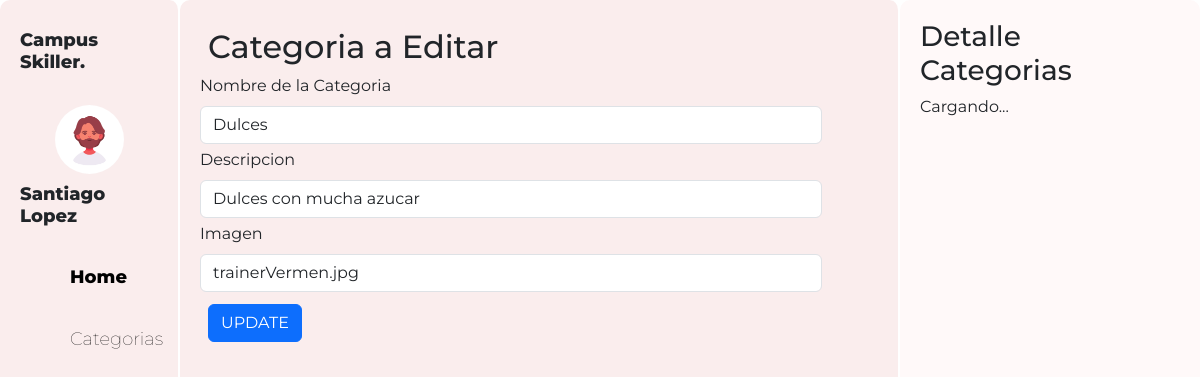
The app's page /Categorias/editarCategorias.php?Categoria_ID=1 with its own data.
### tables this page shows
CREATE TABLE `categoria` (
  `Categoria_ID` int PRIMARY KEY AUTO_INCREMENT NOT NULL,
  `Categoria_Nombre` varchar(60) NOT NULL,
  `Descripcion` varchar(120) NOT NULL,
  `Imagen` mediumblob
);

### Categorias/categoria.php (called while the page is built, shortened)
<?php
    class Categoria{
        private $Categoria_ID;
        protected $dbCnx;
        public function __construct($Categoria_ID=0,$Categoria_Nombre="",$Descripcion="",$Imagen=""){
            $this->Categoria_ID = $Categoria_ID;
            $this->dbCnx = new PDO(DB_TYPE . ":host=" . DB_HOST . ";dbname=" . DB_NAME, DB_USER, DB_PWD, [PDO::ATTR_DEFAULT_FETCH_MODE => PDO::FETCH_ASSOC]);
        }
        public function setCategoria_ID($Categoria_ID){
            $this->Categoria_ID = $Categoria_ID;
        }
        public function selectOne(){
            try {
                $stm = $this->dbCnx->prepare("SELECT * FROM categoria WHERE Categoria_ID=?");
                $stm->execute([$this->Categoria_ID]);
                return $stm->fetchAll();
            } catch (Exception $e) {
                $e -> getMessage();
            }
        }
    }
?>

### Categorias/editarCategorias.php (the view, shortened to what this page needs)
<?php
    require_once("categoria.php");
    $data = new Categoria();
    $Categoria_ID = $_GET['Categoria_ID'];
    $data->setCategoria_ID($Categoria_ID);
    $record = $data->selectOne();
    $val = $record[0];
    $imagenPath = "../images/";
    $imagenes = scandir($imagenPath);
?>
<!DOCTYPE html>
<html>
<head>
  <link rel="stylesheet" href="https://cdn.jsdelivr.net/npm/bootstrap-icons@1.10.5/font/bootstrap-icons.css%22%3E">
  <link href="https://cdn.jsdelivr.net/npm/bootstrap@5.3.0-alpha3/dist/css/bootstrap.min.css" rel="stylesheet"
>
  <link rel="stylesheet" type="text/css" href="../css/estudiantes.css">
</head>
<body>
  <div class="contenedor">
    <div class="parte-izquierda">
      <div class="perfil">
        <h3 style="margin-bottom: 2rem;">Campus Skiller.</h3>
        <img src="../images/Diseño sin título.png" alt="" class="imagenPerfil">
        <h3 >Santiago Lopez</h3>
      </div>
      <div class="menus">
        <a href="home.html" style="display: flex;gap:2px;">
          <h3 style="margin: 0px;font-weight: 800;">Home</h3>
        </a>
        <a href="categorias.php" style="display: flex;gap:2px;">
          <h3 style="margin: 0px;">Categorias</h3>
        </a>
      </div>
    </div>
<div class="parte-media">
        <h2 class="m-2">Categoria a Editar</h2>
      <div class="menuTabla contenedor2">
      <form class="col d-flex flex-wrap" action=""  method="post">
              <div class="mb-1 col-11">
                <label for="nombresCategoria" class="form-label">Nombre de la Categoria</label>
                <input
                  type="text"
                  id="nombresCategoria"
                  name="nombresCategoria"
                  class="form-control"
                  value="<?php echo $val["Categoria_Nombre"]?>"
                />
              </div>
              <div class="mb-1 col-11">
                <label for="descripcionesCategoria" class="form-label">Descripcion</label>
                <input
                  type="text"
                  id="descripcionesCategoria"
                  name="descripcionesCategoria"
                  class="form-control"
                  value="<?php echo $val["Descripcion"] ?>"
                />
              </div>
              <div class="mb-1 col-11">
                <label for="imagenesCategoria" class="form-label">Imagen</label>
                <select id="imagenesCategoria" name="imagenesCategoria" class="form-control">
                  <?php foreach ($imagenes as $imagen): ?>
                    <option value="<?php echo $imagen; ?>" <?php echo ($val['Imagen'] == $imagen) ? 'selected' : ''; ?>><?php echo $imagen; ?></option>
                  <?php endforeach; ?>
                </select>
              </div>
              <div class=" col-12 m-2">
                <input type="submit" class="btn btn-primary" value="UPDATE" name="editar"/>
              </div>
            </form>
      </div>
    </div>
<div class="parte-derecho " id="detalles">
      <h3>Detalle Categorias</h3>
      <p>Cargando...</p>
    </div>
  </div>
</body>
</html>

### css/estudiantes.css (style rules this page uses)
body { font-family: 'Montserrat', sans-serif; height: 100%; overflow: hidden; }
.contenedor { display: flex; flex-direction: row; height: 100vh; margin: 0; }
.contenedor2 { overflow: auto; height: calc(100vh - 100px); }
.parte-media { background-color: #faeded; width: 60%; padding: 20px; border-radius: 10px; border-right: 2px solid rgb(255, 255, 255); }
.parte-derecho { background-color: #fff9f9; width: 25%; padding: 20px; border-radius: 10px; }
.imagenPerfil { border-radius: 100%; width: 50%; height: 50%; }
.perfil { display: flex; justify-content: center; align-items: center; flex-direction: column; font-size:large; font-weight: 800; }
.perfil h3 { font-size:large; font-weight: 800; margin-top: 10px; }
a { text-decoration: none; font-weight: lighter; color: black; }
.menus { padding-left: 2rem; margin-top: 2rem; display: flex; flex-direction: column; justify-content: center; gap: 40px; }
.menus h3 { font-weight: lighter; font-size:large }
.parte-izquierda { background-color: #faeded; width: 15%; border-right: 2px solid rgb(255, 255, 255); padding: 20px; border-radius: 10px; }

### records on screen
categoria: nombresCategoria "Dulces", descripcionesCategoria "Dulces con mucha azucar", imagenesCategoria "trainerVermen.jpg"
